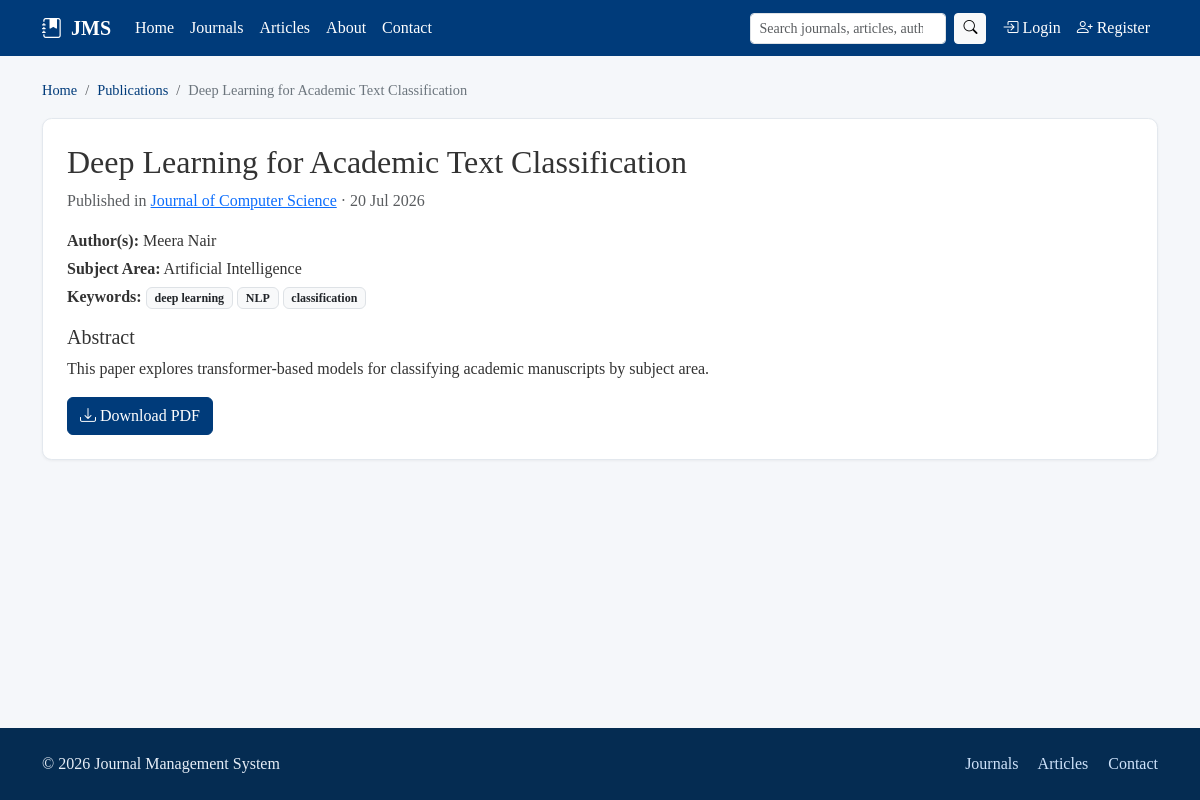
The app's page /journal/publications/1/ with its own data.
### journal/models.py (models this page shows, shortened)
class Submission(models.Model):
    STATUS_SUBMITTED = 'submitted'
    STATUS_SCREENING = 'screening'
    STATUS_UNDER_REVIEW = 'under_review'
    STATUS_REVISION_REQUESTED = 'revision_requested'
    STATUS_ACCEPTED = 'accepted'
    STATUS_REJECTED = 'rejected'
    STATUS_PUBLISHED = 'published'
    STATUS_CHOICES = [
        (STATUS_SUBMITTED, 'Submitted'),
        (STATUS_SCREENING, 'Screening'),
        (STATUS_UNDER_REVIEW, 'Under Review'),
        (STATUS_REVISION_REQUESTED, 'Revision Requested'),
        (STATUS_ACCEPTED, 'Accepted'),
        (STATUS_REJECTED, 'Rejected'),
        (STATUS_PUBLISHED, 'Published'),
    ]
    STATUS_BADGE = {
        STATUS_SUBMITTED: 'secondary',
        STATUS_SCREENING: 'info',
        STATUS_UNDER_REVIEW: 'primary',
        STATUS_REVISION_REQUESTED: 'warning',
        STATUS_ACCEPTED: 'success',
        STATUS_REJECTED: 'danger',
        STATUS_PUBLISHED: 'success',
    }
    submission_id = models.CharField(max_length=30, unique=True, blank=True, editable=False)
    journal = models.ForeignKey(Journal, on_delete=models.CASCADE, related_name='submissions')
    issue = models.ForeignKey(
        Issue, on_delete=models.SET_NULL, null=True, blank=True, related_name='articles',
        help_text='Assigned once the article is scheduled for publication',
    )
    title = models.CharField(max_length=300)
    abstract = models.TextField()
    keywords = models.CharField(max_length=300, help_text='Comma-separated keywords')
    subject_area = models.CharField(max_length=150)
    co_authors = models.CharField(
        max_length=500, blank=True,
        help_text='Comma-separated names of co-authors (if any)',
    )
    corresponding_author = models.ForeignKey(
        User, on_delete=models.CASCADE, related_name='submissions',
        limit_choices_to={'profile__role': 'author'},
    )
    manuscript_file = models.FileField(upload_to='manuscripts/', validators=[validate_manuscript_file])
    version_number = models.PositiveIntegerField(default=1)
    status = models.CharField(max_length=20, choices=STATUS_CHOICES, default=STATUS_SUBMITTED)
    editor_decision_comment = models.TextField(blank=True)
    submission_date = models.DateTimeField(auto_now_add=True)
    updated_at = models.DateTimeField(auto_now=True)
    class Meta:
        ordering = ['-submission_date']
    @property
    def keyword_list(self):
        return [k.strip() for k in self.keywords.split(',') if k.strip()]

class Journal(models.Model):
    title = models.CharField(max_length=255, unique=True)
    issn = models.CharField('ISSN', max_length=20, blank=True)
    description = models.TextField(blank=True)
    cover_image = models.ImageField(
        upload_to='covers/', blank=True, null=True, validators=[validate_cover_image]
    )
    editor = models.ForeignKey(
        User, on_delete=models.SET_NULL, null=True, blank=True,
        limit_choices_to={'profile__role': 'editor'},
        related_name='journals_edited',
        help_text='Assigned Editor responsible for this journal',
    )
    is_active = models.BooleanField(default=True)
    created_at = models.DateTimeField(auto_now_add=True)
    categories = models.ManyToManyField('JournalCategory', blank=True, related_name='journals')
    class Meta:
        ordering = ['title']

### journal/views.py (the view)
# urls.py: path('publications/<int:pk>/', views.article_detail, name='article_detail'),
def article_detail(request, pk):
    article = get_object_or_404(Submission, pk=pk, status=Submission.STATUS_PUBLISHED)
    return render(request, 'journal/article_detail.html', {'article': article})

### core/context_processors.py (called while the page is built)
def sidebar_context(request):
    role = None
    unread_notifications = 0
    if request.user.is_authenticated and hasattr(request.user, 'profile'):
        role = request.user.profile.role
        unread_notifications = request.user.notifications.filter(is_read=False).count()
    return {
        'current_role': role,
        'unread_notifications': unread_notifications,
    }

### templates/journal/article_detail.html (shortened to what this page needs)
{% extends 'base.html' %}
{% block breadcrumbs %}
<nav aria-label="breadcrumb">
  <ol class="breadcrumb jms-breadcrumb">
    {% if user.is_authenticated %}<li class="breadcrumb-item"><a href="{% url 'core:dashboard' %}">Dashboard</a></li>{% else %}<li class="breadcrumb-item"><a href="{% url 'core:home' %}">Home</a></li>{% endif %}
    <li class="breadcrumb-item"><a href="{% url 'journal:publication_list' %}">Publications</a></li>
    <li class="breadcrumb-item active" aria-current="page">{{ article.title }}</li>
  </ol>
</nav>
{% endblock %}
{% block content %}
<div class="jms-card p-4">
  <h2>{{ article.title }}</h2>
  <p class="text-muted">
    Published in <a href="{% url 'journal:journal_detail' article.journal.pk %}">{{ article.journal.title }}</a>
    &middot; {{ article.submission_date|date:"d M Y" }}
  </p>
  <p class="mb-1"><strong>Author(s):</strong> {{ article.corresponding_author.get_full_name|default:article.corresponding_author.username }}{% if article.co_authors %}, {{ article.co_authors }}{% endif %}</p>
  <p class="mb-1"><strong>Subject Area:</strong> {{ article.subject_area }}</p>
  <p class="mb-3">
    <strong>Keywords:</strong>
    {% for kw in article.keyword_list %}<span class="badge bg-light text-dark border me-1">{{ kw }}</span>{% endfor %}
  </p>
  <h5>Abstract</h5>
  <p>{{ article.abstract }}</p>
  <a href="{{ article.manuscript_file.url }}" class="btn btn-primary"><i class="bi bi-download"></i> Download PDF</a>
</div>
{% endblock %}

### static/css/custom.css (style rules this page uses)
:root { --jms-primary: #003B7A; --jms-primary-light: #1a5fa3; --jms-sidebar-bg: #052c52; --jms-sidebar-hover: #0a4e8f; --jms-bg: #f5f7fa; --jms-card-bg: #ffffff; --jms-text: #333333; --jms-border-radius: 0.6rem; }
body { background-color: var(--jms-bg); color: var(--jms-text); font-family: Georgia, 'Times New Roman', Times, serif; min-height: 100vh; display: flex; flex-direction: column; }
.jms-card { background-color: var(--jms-card-bg); border-radius: var(--jms-border-radius); border: 1px solid #e3e8ee; box-shadow: 0 1px 3px rgba(0,0,0,0.05); }
.btn-primary { background-color: var(--jms-primary); border-color: var(--jms-primary); }
.jms-breadcrumb { --bs-breadcrumb-divider: '/'; margin-bottom: 1rem; font-size: 0.9rem; }
.jms-breadcrumb .breadcrumb-item a { color: var(--jms-primary); text-decoration: none; }
.jms-breadcrumb .breadcrumb-item.active { color: #6c757d; }

### records on screen
Submission: title "Deep Learning for Academic Text Classification", journal "Journal of Computer Science", submission_date "20 Jul 2026", corresponding_author.get_full_name "Meera Nair", subject_area "Artificial Intelligence", abstract "This paper explores transformer-based models for classifying academic manuscripts by subject area."

### other values on screen
{{ kw }} "deep learning" "NLP" "classification"
